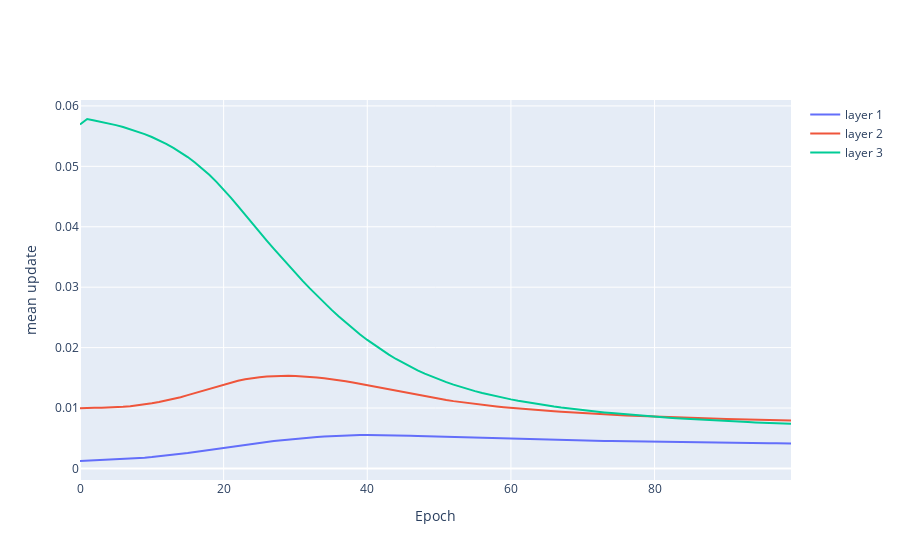

The cell this chart's notebook holds for it:
### Code cell
fig = go.Figure()
for i in range(1,5):
    fig.add_trace(
        go.Scatter(y=output[f'Linear_{i}_mean_update'], name=f'layer {i}')
    )
fig.update_layout(xaxis_title='Epoch', yaxis_title='mean update')
fig
